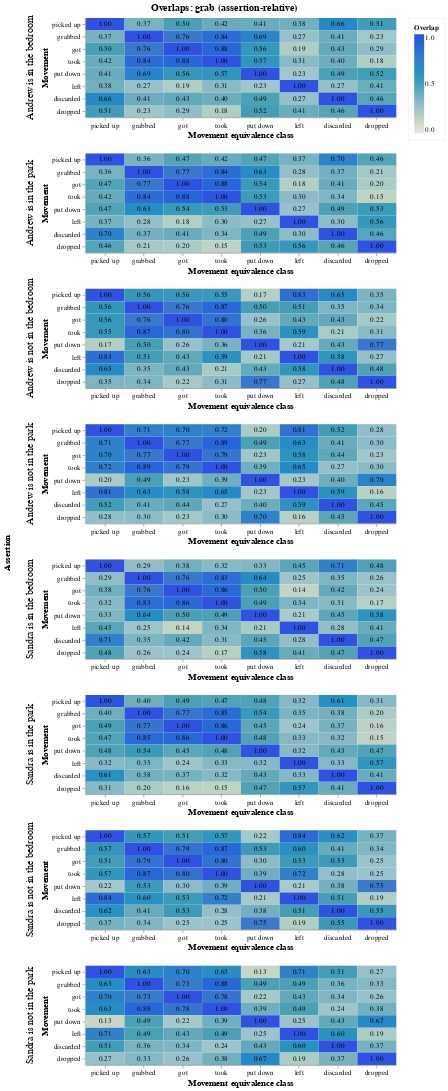

Notebook code cell kept with this figure:
### Markdown cell above
We first visualise the assertion relative overlaps of the movement verbs: expect these to be relatively high, as all object relative verbs are synonyms.
The overlaps may not by huge however, as these verbs are irrelevant to answering the questions, and hence the model has no need to identify them.
From this table, we identify the equivalence classes, in order to simplify later graphs.

### Code cell
VegaLite({
    "data": {"values": grab_overlaps_ques_df.loc[:, ["grab", "grab2", "overlap_real", "ques"]].to_dict("records")},
    "transform": [
        {"as":"overlap_real_rounded", "calculate": "format(datum.overlap_real, '.2f')"},
        # {"filter": "indexof(['picked up', 'took', 'got'], datum.grab) < 0"},
    ],
    "title": {"text": "Overlaps: grab (assertion-relative)"},
    "facet": {
        "row": {"field": "ques", "title": "Assertion"},
    },
    "columns": 1,
    "resolve": {"axis": {"x": "independent"}},
    "spec": {
        "width": 500,
        "height": 160,
        "encoding": {
            "x": {"field": "grab", "title": "Movement equivalence class", "type": "nominal", "axis": {"labelAngle": 0}, "sort": [
                "Ak", "Cp", "Ap_Ak",
            ]},
            "y": {"field": "grab2", "title": "Movement", "type": "nominal", "sort": [
                "Ak", "Cp", "Ap_Ak",
            ]},
        },
        "layer": [
            {
                "mark": "rect",
                "encoding": {
                    "color": {
                        "field": "overlap_real", 
                        "type": "quantitative", 
                        "title": "Overlap", 
                        "scale": {
                            "domain": [0,1],
                            "scheme": [
                                "#EDE7E3",
                                "#9BC3CC",
                                "#489FB5",
                                "#3C79CB",
                                "#2F52E0",
                            ]
                        },
                    },
                }
            },
            {
                "mark": "text",
                "encoding": {
                    "text": {"field": "overlap_real_rounded"},
                }
            },
        ],
    },
    "config": config,
})

### Figure 1 — Vega-Lite specification as saved in the notebook (floating-point values rounded to 4 significant figures; data arrays with more than 128 entries replaced by an {"elided": "..."} marker saying what was removed)
{"columns": 1, "config": {"axis": {"labelFontSize": 12, "titleFontSize": 14}, "header": {"labelFontSize": 16, "labelFontWeight": "normal", "titleFontSize": 14, "titleFontWeight": "bold"}, "legend": {"fillColor": "#fffd", "labelFontSize": 12, "padding": 10, "strokeColor": "#eeeeee"}, "title": {"anchor": "center", "fontSize": 16}}, "data": {"values": {"elided": "512 records"}}, "facet": {"row": {"field": "ques", "title": "Assertion"}}, "resolve": {"axis": {"x": "independent"}}, "spec": {"encoding": {"x": {"axis": {"labelAngle": 0}, "field": "grab", "sort": ["Ak", "Cp", "Ap_Ak"], "title": "Movement equivalence class", "type": "nominal"}, "y": {"field": "grab2", "sort": ["Ak", "Cp", "Ap_Ak"], "title": "Movement", "type": "nominal"}}, "height": 160, "layer": [{"encoding": {"color": {"field": "overlap_real", "scale": {"domain": [0, 1], "scheme": ["#EDE7E3", "#9BC3CC", "#489FB5", "#3C79CB", "#2F52E0"]}, "title": "Overlap", "type": "quantitative"}}, "mark": "rect"}, {"encoding": {"text": {"field": "overlap_real_rounded"}}, "mark": "text"}], "width": 500}, "title": {"text": "Overlaps: grab (assertion-relative)"}, "transform": [{"as": "overlap_real_rounded", "calculate": "format(datum.overlap_real, '.2f')"}]}
